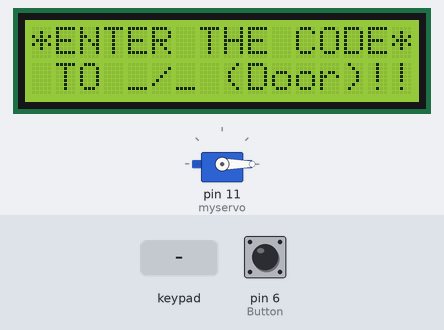
Recording of a sketch running on a simulated Arduino Uno, built with avr-gcc and run on an emulated ATmega328P. On the bench: 16×2 character LCD, servo. The test bench sets the inputs (shaded band); at power-on: pin 6 (Button) LOW.

Above: at 1.2 s.
1.3 s: key '*' pressed
At 1.7 s:
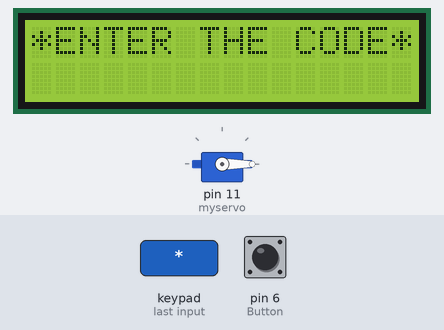
2.8 s: keypad keys 1 2 3 4 A pressed 0.4 s apart
At 5.3 s:
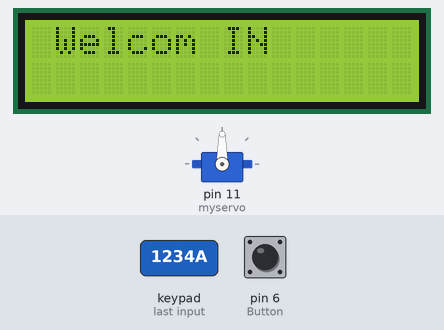
6.3 s: keypad keys 1 2 3 4 * pressed 0.4 s apart
At 8.9 s:
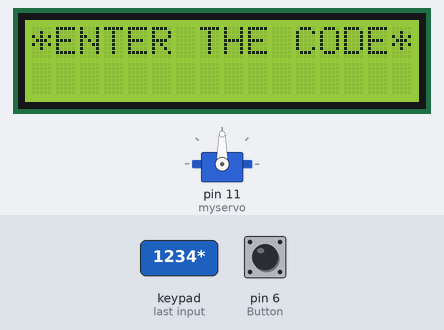
9.8 s: key 'A' pressed
At 10.5 s:
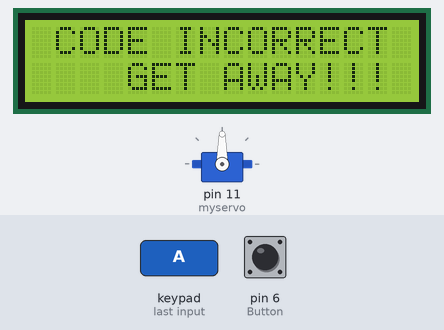
12.8 s: pin 6 (Button) pulled HIGH for 0.15 s
At 13.6 s:
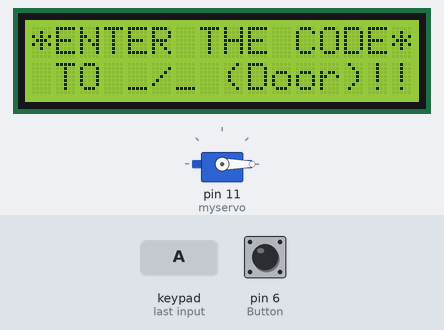
Timing chart, 0 to 15.4 s (numbered marks = the images above; inputs shaded):
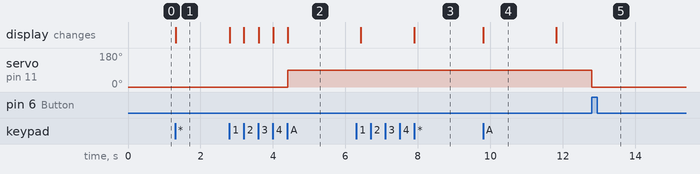

The sketch:

assg.ino
```cpp
#include <Wire.h>
#include <Keypad.h>
#include <Servo.h>
#include <EEPROM.h>
#include <LiquidCrystal.h>

int Button = 6;
int lamp = 5;

const byte numRows = 4;
const byte numCols = 4;

char keymap[numRows][numCols] =
{
  {'1', '2', '3', 'A'},
  {'4', '5', '6', '*'},
  {'7', '8', '9', '-'},
  {'*', '0', '#', '+'}
};
char keypressed;
char code[] = {'1', '2', '3', '4'};

char check1[sizeof(code)];
char check2[sizeof(code)];

short a = 0, i = 0, s = 0, j = 0;

byte rowPins[numRows] = {A0, A1, A2, A3};
byte colPins[numCols] = {2, 3, 4, 5};
const int rs = 12, en = 11, d4 = 10, d5 = 9, d6 = 8, d7 = 7;
LiquidCrystal lcd(rs, en, d4, d5, d6, d7);
Keypad myKeypad = Keypad(makeKeymap(keymap), rowPins, colPins, numRows, numCols);
Servo myservo;
void setup()
{
  lcd.begin (16, 2);
  lcd.setCursor(0, 0);
  lcd.print("*ENTER THE CODE*");
  lcd.setCursor(1 , 1);

  lcd.print("TO _/_ (Door)!!");
  pinMode(Button, INPUT);
  pinMode(lamp, OUTPUT);
  myservo.attach(11);
  myservo.write(0);
}


void loop()
{

  keypressed = myKeypad.getKey();
  if (keypressed == '*') {
    lcd.clear();
    lcd.setCursor(0, 0);
    lcd.println("*ENTER THE CODE*");
    ReadCode();
    if (a == sizeof(code))
      OpenDoor();
    else {
      lcd.clear();
      lcd.setCursor(1, 0);
      lcd.print("CODE");
      lcd.setCursor(6, 0);
      lcd.print("INCORRECT");
      lcd.setCursor(15, 1);
      lcd.print(" ");
      lcd.setCursor(4, 1);
      lcd.print("GET AWAY!!!");
    }
    delay(2000);
    lcd.clear();
    lcd.setCursor(0, 0);
    lcd.print("*ENTER THE CODE*");
    lcd.setCursor(1 , 1);

    lcd.print("TO _/_ (Door)!!");
  }

  if (keypressed == '#') {
    lcd.clear();
    lcd.setCursor(0, 0);
    lcd.print("*ENTER THE CODE*");
    lcd.setCursor(1 , 1);

    lcd.print("TO _/_ (Door)!!");
  }

  if (digitalRead(Button) == HIGH) {
    myservo.write(0);
  }

}

void ReadCode() {
  i = 0;
  a = 0;
  j = 0;

  while (keypressed != 'A') {
    keypressed = myKeypad.getKey();
    if (keypressed != NO_KEY && keypressed != 'A' ) {
      lcd.setCursor(j, 1);
      lcd.print("*");
      j++;
      if (keypressed == code[i] && i < sizeof(code)) {
        a++;
        i++;
      }
      else
        a--;
    }
  }
  keypressed = NO_KEY;

}

void OpenDoor() {
  lcd.clear();
  lcd.setCursor(1, 0);
  lcd.print("Welcom IN");
  digitalWrite(lamp,HIGH);
  myservo.write(90);
}
```

Measured:
- after the input at 1.3 s, the display: changes at once (image 1)
- after the input at 2.8 s, servo on pin 11 (myservo): 0° → 90° after 1.6 s; the display: first changes at once (image 2 shows a later state)
- after the input at 6.3 s, the display: first differs from a run without the input after 1.6 s (image 3)
- after the input at 9.8 s, the display: changes at once (image 4)
- after the input at 12.8 s, servo on pin 11 (myservo): 90° → 0° at once
- what the display in image 4 shows lasts 2.0 s, from 9.8 s to 11.8 s
